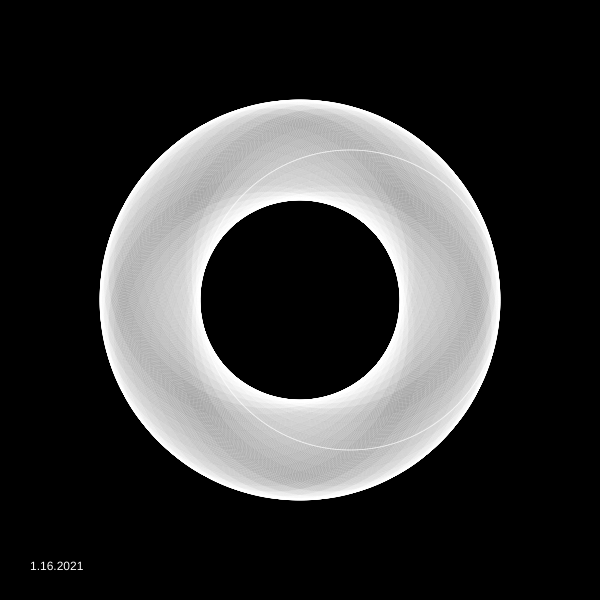
Frame 1 (no input)
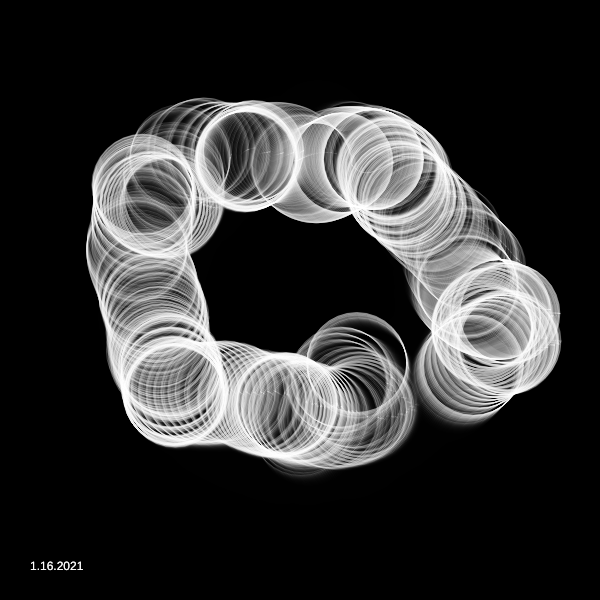
Frame 60 (no input)
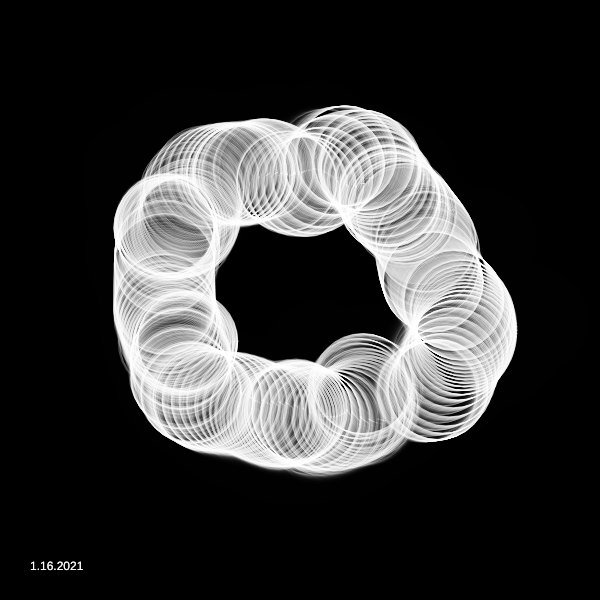
Frame 120 (the mouse pressed at the canvas centre since frame 60)

The p5.js sketch that drew these frames (run headless with seeded random() and noise() and a simulated clock; from frame 60 on, the mouse is pressed at the canvas centre):

// p5.js sketch
// ── sketch.js
/* Forked from  Roni Kaufman
 inspired by https://twitter.com/dmitricherniak/status/1214888292421951488?s=09
Fork and modifications by Nina Lutz
*/

let particles = [];
let circles = [];
let squiggliness = 1/500;
let interval;
let margin = 20;
let theEnd = false;
let r = 150;
let noiseFactor = 400;
let baseHue;

function setup() {

  var canvas;
  if(windowWidth>=600 && windowHeight >=600){
    canvas = createCanvas(600, 600);
  }
  else{
    canvas = createCanvas(windowWidth, windowHeight - 100);
  }

  var x = (windowWidth - width) / 2;
  var y = (windowHeight - height) / 2;

  canvas.position(x, y);

  noStroke();
  
  updateParticles();
    background(0)


  interval = setInterval(updateParticles, 5000);
}

function draw() {
  background(0, 75)
  if (theEnd) {
    noLoop();
  } else {
    for (let p of particles) {
      p.draw();
      p.move();
    }
  }
  fill(255);
  noStroke();
  text("1.16.2021", 30, height-30);
}

function updateParticles() {
  particles = [];
  let xCenter = width/2;
  let yCenter = height/2;
  let n = r*10;
  for (let i = 0; i < n; i++) {
    let theta = map(i, 0, n, -PI, PI);
    let x_ = xCenter + r*cos(theta);
    let y_ = yCenter + r*sin(theta);
    let s_ = 1;
    let sat_ = random(noiseFactor/2, 100);
    let val_ = random(0, noiseFactor*2);
    particles.push(new Particle(x_, y_, s_, sat_, val_));
  }
  r -= 14;
  noiseFactor += 10;
  baseHue += 0;
  if (r < 20) {
    clearInterval(interval);
    theEnd = true;
  }
}

function Particle(x_, y_, s_, sat_, val_) {
  this.x = x_; // x
  this.y = y_; // y

  this.size = s_; // size
  this.sat = sat_; // saturation
  this.val = val_; // value
  
  this.alpha = 100;
  this.dist = 1.2;

  let theta = noise(this.x * squiggliness, this.y * squiggliness)*PI*noiseFactor;
  let v = p5.Vector.fromAngle(theta, this.dist);
  this.x2 = v.x + this.x;
  this.y2 = v.y + this.y;
  
  this.move = function() {
    let theta = noise(this.x * squiggliness, this.y * squiggliness)*PI*noiseFactor;
    fill(baseHue%100, this.sat, this.val, this.alpha);
    let v = p5.Vector.fromAngle(theta, this.dist);
    this.x += v.x;
    this.y += v.y;
    this.x2 += v.x;
    this.y2 += v.y;
    //this.dist *= 0.999;
    this.alpha *= 0.985;
    this.size *= 0.985;
  }
  
  this.draw = function() {
    //fill(100, this.alpha);
    // fill(0, this.alpha)
    noFill();
    stroke(255, this.alpha)
    ellipse(this.x, this.y, 100, 100)
  }
}

function intersectsWithOtherCircles(x_, y_, r_) {
  for (let c of circles) {
    if (dist(c.x, c.y, x_, y_) < c.r + r_ + margin) {
      return true;
    }
  }
  circles.push({x: x_, y: y_, r: r_});
  return false;
}
